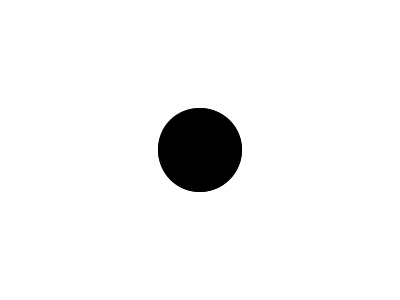
Frame 1 (no input)
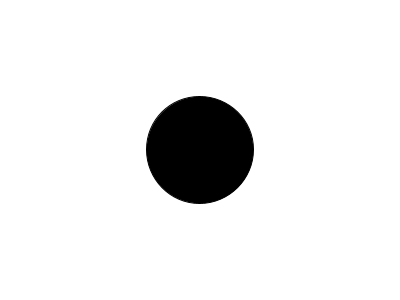
Frame 60 (the mouse pressed at the canvas centre just before this capture)
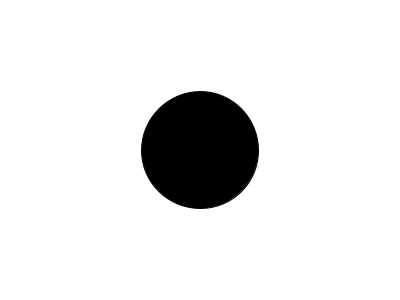
Frame 120 (the mouse held since frame 60 and released just before this capture)

The Processing sketch that drew these frames (run headless with seeded random() and noise(); from frame 60 on, the mouse is pressed at the canvas centre):

// Processing sketch: example
// ── example.pde

import java.util.Random;

Random generator;
void setup() {
    size(400, 300);
    generator = new Random();
}

void draw() {
  background(255);
    
  float h = (float) generator.nextGaussian();
  
  h = h* 10;
  h = h + 100;

  fill(0);
  ellipse(width/2,height/2,h,h);
 
}
